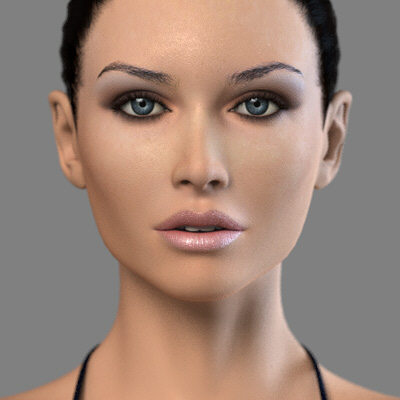
%> input picture matlab/~/Ex1/source.jpg, 400 x 400 px
$ octave tester.m   (GNU Octave 9; MATLAB toolbox functions it lacks are replaced by stand-ins)
%> lines starting %> are read from the running program, lines starting %| are printed output that depends on the picture
### matlab/~/Ex1/MultiLineTransform.m
function Xmap=MultiLineTransform(P,Q, Ptag, Qtag, sz, a, b, xGrid, yGrid)
% function Xmap=MultiLineTransform(P,Q, Ptag, Qtag)
%
% Input: pairs of points P,Q of directed line segment.
% Output: mapping of all the pixels in destination image to the pixel in the source image.
% Use the line weighting (as shown in class and demonstrated in the paper).
% Use a=0.2, b=0.5
%
% Inputs:
%
% P - Lines' coordinates as [[x;y],...]
% Q - Lines' coordinates as [[x;y],...]
% PTAG - Lines' coordinates as [[x;y],...]
% QTAG - Lines' coordinates as [[x;y],...]
% SZ - Dimensions of the image (y first as in Matlab)
% A - Distance i-linearity factor (default = 0.2);
% B - Line's equallity factor (default = 0.5)
%
% 033230095, Dori Shapira, HW-1, 04/2010

% Make sure image is trated as 3D array:
sz(end+1:3)=1;

if (~exist('a', 'var'))
  a = 0.2;
  b = 0.5;
end

if (~exist('xGrid', 'var'))
    % Generate grids:
    [xGrid, yGrid] = meshgrid(1:sz(2), 1:sz(1));
end

Grid = [xGrid(:), yGrid(:)]';

Xmap    = zeros(2, size(Grid, 2));
weights = zeros(1, size(Grid, 2));

% Scan the lines:
for idx=1:size(P,2)
  Pi = P(:, idx);
  Qi = Q(:, idx);
  PiTag = Ptag(:, idx);
  QiTag = Qtag(:, idx);


  [tempLocs, dists] = SingleLineTransform(Pi, Qi, Grid, PiTag, QiTag, a, b);

  Xmap = Xmap + tempLocs .*[dists; dists];
  weights = weights + dists;

end

% Normalize by total weight
Xmap = Xmap ./ [weights; weights];

### matlab/~/Ex1/biLinMap.m
function res=biLinMap(Im, xGrid, yGrid, defColor)
% function res=biLinMap(Im, xGrid, yGrid, defColor)
%
% Perform bilinear mapping (warping) of points, according to the grids.
%
% IM - Source image
% XGRID - A grid with X coordinates for the destination image
% YGRID - A grid with Y coordinates for the destination image
%
% XGRID and YGRID must be with the same dimentions.
% Any points outside the image will contain the background color, default=Black
%
% 033230095, Dori Shapira, HW-1, 04/2010

orgClass=class(Im(1));
Im=double(Im);
sz = size(Im); sz(end+1:3)=1;
Im = double(Im);

if (any(size(xGrid)-size(yGrid)))
  error('xGrid and yGrid must be with the same dimensions');
end

if (~exist('defColor', 'var'))
  defColor = zeros(1, 1, sz(3));
end

% Round up and down:
xHi = ceil(xGrid);
yHi = ceil(yGrid);
xLo = floor(xGrid);
yLo = floor(yGrid);

% Weights of the "square edges": L=Left, R=Right, B=Bottom, T=Top, W=Weight
wL = xHi - xGrid;
wB = yHi - yGrid;
wR = 1-wL;
wT = 1-wB;

% Blend only the legal points:
goodPnts = xHi <= sz(2) & xLo >= 1 & yHi <= sz(1) & yLo >= 1;
goodPnts = find(goodPnts(:));

% Calculate indexes of corners: L=Left, D=Down, R=Right, U=Up, I=Index
iLD = sub2ind(sz(1:2), yLo(goodPnts), xLo(goodPnts));
iLU = sub2ind(sz(1:2), yHi(goodPnts), xLo(goodPnts));
iRD = sub2ind(sz(1:2), yLo(goodPnts), xHi(goodPnts));
iRU = sub2ind(sz(1:2), yHi(goodPnts), xHi(goodPnts));


% Generate result's base:
res = repmat(defColor, size(xGrid));

% These two use to scan the layers:
levOffsetS=0;
levOffsetD=0;

for lev=1:sz(3)
    % Fill in the legal points:
    res(goodPnts + levOffsetD) = ...
        wL(goodPnts) .* ( wB(goodPnts) .* Im(iLD + levOffsetS) + wT(goodPnts) .* Im(iLU + levOffsetS)) + ...
        wR(goodPnts) .* ( wB(goodPnts) .* Im(iRD + levOffsetS) + wT(goodPnts) .* Im(iRU + levOffsetS));

	levOffsetD = levOffsetD + numel(xGrid);
    levOffsetS = levOffsetS + sz(1)*sz(2);
end

if (strcmp(orgClass, 'uint8'))
    res = uint8(res);
else
    if (~strcmp(orgClass, 'double'))
        warning('Don''t know how to convert output back. Leaving as double.');
    end
end

### matlab/~/Ex1/SingleLineTransform.m
function [Xsource, weight] = SingleLineTransform(Pi, Qi, Xdest, PiTag, QiTag, a, b)
% function [Xsource, weight] = SingleLineTransform(Pi, Qi, Xdest, PiTag, QiTag, a, b)
%
% Input: points Pi,Qi (Pi(x,y) - line start, Qi(x,y) - line end) and destination pixel Xdest.
% Output: mapping of the destination pixel Xdest to its origin in the source image Xsource.
% a.  Calculate u,v.
% b.  Calculate X'
%
% Inputs:
%
% PI - line's coordinates as [x;y], or as [[x;y],[x';y']]
% QI - line's coordinates as [x;y], or as [[x;y],[x';y']]
% XDEST - Destination coordinates, in the form of [[x;y] ...] (i.e. can be an N*2 matrix)
% PITAG - If PI,QI is only [x;y] then this is the [x';y']
% QITAG - If PI,QI is only [x;y] then this is the [x';y']
% A - Distance i-linearity factor (default = 0.2);
% B - Line's equallity factor (default = 0.5)
%
% 033230095, Dori Shapira, HW-1, 04/2010

if (~exist('PiTag', 'var'))
  % Since it's unclear, I assume that Pi and Qi are in the form of [[x;y],[x';y']]
  % as I can't see how to calculate X' without having the Pi' and Qi'
  % (unless of course PiTag and QiTag are given)
  PiTag = Pi(:,2); Pi=Pi(:,1);
  QiTag = Qi(:,2); Qi=Qi(:,1);
end

if (~exist('a', 'var'))
  a = 0.2;
  b = 0.5;
end


Pi = Pi(:); PiTag = PiTag(:);
Qi = Qi(:); QiTag = QiTag(:);

if (numel(Xdest)~=2)
  if (size(Xdest, 1)~=2)
	error('XDest should be made by vectors of [x;y]');
  end
else
  Xdest = Xdest(:);
end

Q2P = (Qi-Pi);
Q2PLen = sqrt(Q2P' * Q2P);
Q2Ptag = (QiTag-PiTag);

u = Q2P'                * (Xdest-repmat(Pi, [1, size(Xdest, 2)])) / (Q2PLen * Q2PLen);
v = Perpendicular(Q2P)' * (Xdest-repmat(Pi, [1, size(Xdest, 2)])) /  Q2PLen;

Xsource = repmat(PiTag, [1, size(v, 2)]) + Q2Ptag * u + Perpendicular(Q2Ptag)*v / sqrt(Q2Ptag' * Q2Ptag);
dists = abs(v);
distToP = sqrt( sum( (Xdest - repmat(Pi, [1, size(Xdest, 2)])).^2));
distToQ = sqrt( sum( (Xdest - repmat(Qi, [1, size(Xdest, 2)])).^2));

dists(u<0) = distToP(u<0);
dists(u>1) = distToQ(u>1);
weight = (Q2PLen ./ (a + dists ) ).^b;

### matlab/~/Ex1/Perpendicular.m
function perp=Perpendicular(vect)
% function perp=Perpendicular(vect)
%
% Give a perpendiclar vector to vect;
perp = [0, 1; -1, 0] * vect;

### matlab/~/Ex1/tester.m

SourceImg = 'source.jpg';
DestImg   = 'dest.jpg';
FilePath  = 'data.txt';
Src = double(imread(SourceImg))/255;
Dst = double(imread(DestImg))/255;
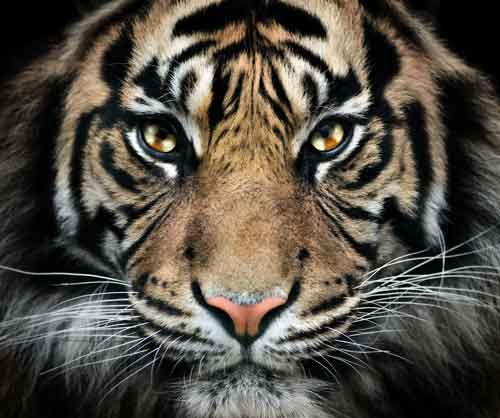
%> input picture matlab/~/Ex1/dest.jpg, 500 x 418 px
Table = load(FilePath);
[xGrid, yGrid] = meshgrid(1:size(Src, 2), 1:size(Src, 1));
Grid = [xGrid(:), yGrid(:)]';
ssz = size(Src); ssz(end+1:3)=1;
%> after `ssz = size(Src)`: ssz = [400 400 3]
dsz = size(Dst); dsz(end+1:3)=1;
%> after `dsz = size(Dst)`: dsz = [418 500 3]

% [43 lines of commented-out code are left out]
Ptag = Table(:,1:2)';
Qtag = Table(:,3:4)';
P = Table(:,5:6)';
Q = Table(:,7:8)';
sz=dsz;
%> sz = [418 500 3]

Xmap = MultiLineTransform(P, Q, Ptag, Qtag, sz, .5, .2);
gg=reshape(Xmap', sz(1), sz(2), 2);
xG = reshape(Xmap(1,:), [sz(1), sz(2)]);
yG = reshape(Xmap(2,:), [sz(1), sz(2)]);
warpSrc=biLinMap(Src, xG, yG);
%> in biLinMap, `orgClass=class(Im(1));`: orgClass = 'double'
%> after the loop in biLinMap, `for lev=1:sz(3)`:
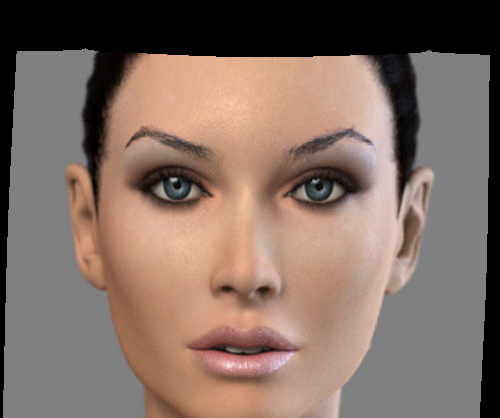
%> res: size 418x500x3 double; mean R, G, B 0.51, 0.432, 0.393
figure(1); clf
subplot(3,1,1); imagesc(Src); line ([Ptag(1,:);Qtag(1,:)], [Ptag(2,:);Qtag(2,:)]);
subplot(3,1,2); imagesc(Dst); line ([P(1,:);Q(1,:)], [P(2,:);Q(2,:)]);
subplot(3,1,3); imagesc(warpSrc); line ([P(1,:);Q(1,:)], [P(2,:);Q(2,:)]);
%> after `line ([P(1,:);Q(1,:)], [P(2,:);Q(2,:)])`:
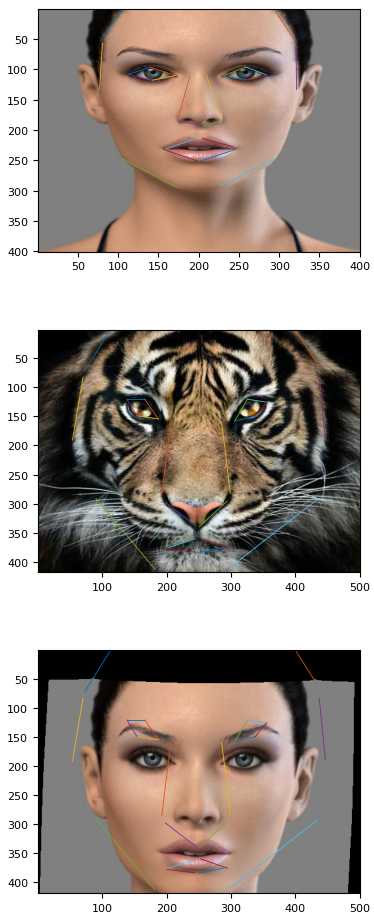
%> figure redrawn from the program's plot data, 3 panels

%
figure(2); clf;
w=0.3;
imagesc(w*Dst + (1-w)*warpSrc);
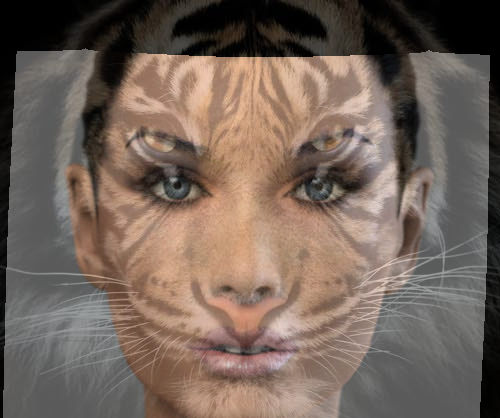
%> displayed picture: size 418x500x3, on the screen's scale of 0 to 255; mean R, G, B 115.9, 100.2, 90.2
